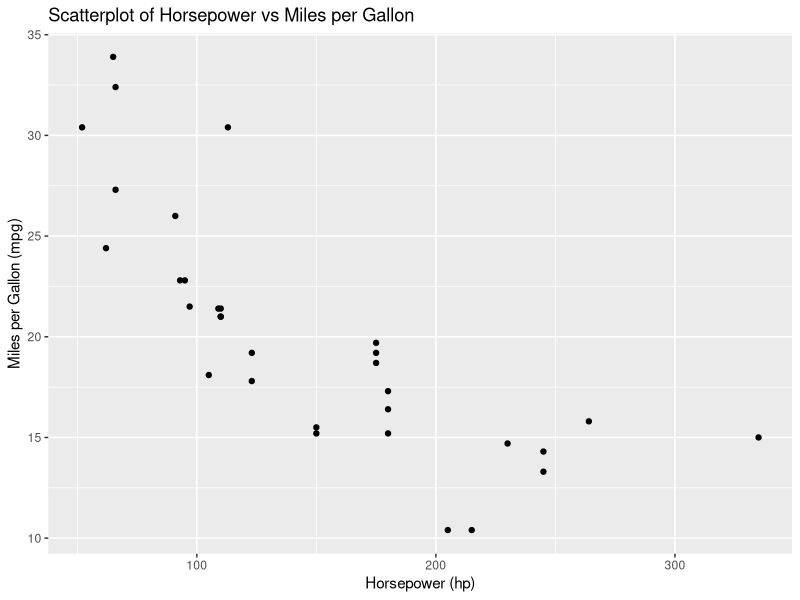

This figure's R source:
## ---- chunk 1
library(ggplot2)
library(dplyr)
mtcars |>
  ggplot(aes(x = hp, y = mpg)) +
  geom_point() +
  labs(title = "Scatterplot of Horsepower vs Miles per Gallon",
       x = "Horsepower (hp)",
       y = "Miles per Gallon (mpg)")
